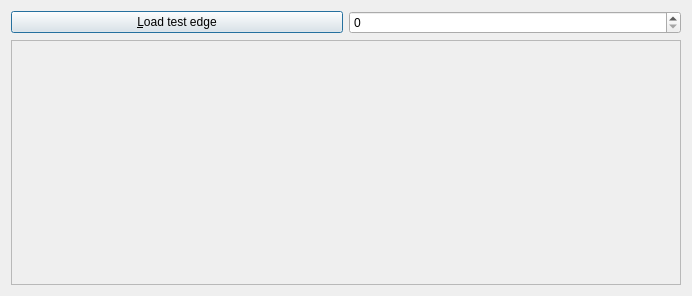
<?xml version="1.0" encoding="UTF-8"?>
<ui version="4.0">
 <class>QtTestEdgeDialog</class>
 <widget class="QDialog" name="QtTestEdgeDialog">
  <property name="geometry">
   <rect>
    <x>0</x>
    <y>0</y>
    <width>692</width>
    <height>296</height>
   </rect>
  </property>
  <property name="windowTitle">
   <string>Test Edge</string>
  </property>
  <layout class="QGridLayout" name="gridLayout">
   <item row="0" column="0">
    <layout class="QHBoxLayout" name="horizontalLayout">
     <item>
      <widget class="QPushButton" name="button_load">
       <property name="text">
        <string>&amp;Load test edge</string>
       </property>
      </widget>
     </item>
     <item>
      <widget class="QSpinBox" name="box_test"/>
     </item>
    </layout>
   </item>
   <item row="1" column="0">
    <widget class="QScrollArea" name="scrollArea">
     <property name="widgetResizable">
      <bool>true</bool>
     </property>
     <widget class="QWidget" name="scrollAreaWidgetContents">
      <property name="geometry">
       <rect>
        <x>0</x>
        <y>0</y>
        <width>670</width>
        <height>239</height>
       </rect>
      </property>
     </widget>
    </widget>
   </item>
  </layout>
 </widget>
 <resources/>
 <connections/>
</ui>
